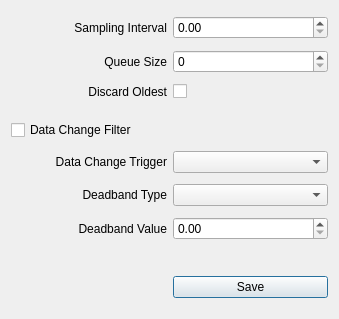
<?xml version="1.0" encoding="UTF-8"?>
<ui version="4.0">
 <class>MiOptionsDialog</class>
 <widget class="QDialog" name="MiOptionsDialog">
  <property name="geometry">
   <rect>
    <x>0</x>
    <y>0</y>
    <width>339</width>
    <height>319</height>
   </rect>
  </property>
  <property name="windowTitle">
   <string>Monitored Items Options</string>
  </property>
  <property name="windowIcon">
   <iconset>
    <normaloff>icons/property.svg</normaloff>icons/property.svg</iconset>
  </property>
  <layout class="QGridLayout" name="gridLayout">
   <item row="0" column="2">
    <widget class="QDoubleSpinBox" name="samplingInterval">
     <property name="maximum">
      <double>9999.000000000000000</double>
     </property>
     <property name="singleStep">
      <double>100.000000000000000</double>
     </property>
    </widget>
   </item>
   <item row="1" column="1">
    <widget class="QLabel" name="label_2">
     <property name="text">
      <string>Queue Size</string>
     </property>
     <property name="alignment">
      <set>Qt::AlignRight|Qt::AlignTrailing|Qt::AlignVCenter</set>
     </property>
    </widget>
   </item>
   <item row="7" column="2">
    <widget class="QDoubleSpinBox" name="deadbandValue">
     <property name="maximum">
      <double>9999.000000000000000</double>
     </property>
    </widget>
   </item>
   <item row="2" column="1">
    <widget class="QLabel" name="label_3">
     <property name="text">
      <string>Discard Oldest</string>
     </property>
     <property name="alignment">
      <set>Qt::AlignRight|Qt::AlignTrailing|Qt::AlignVCenter</set>
     </property>
    </widget>
   </item>
   <item row="9" column="2">
    <widget class="QPushButton" name="saveButton">
     <property name="text">
      <string>Save</string>
     </property>
    </widget>
   </item>
   <item row="6" column="2">
    <widget class="QComboBox" name="deadbandType"/>
   </item>
   <item row="8" column="1" colspan="2">
    <spacer name="verticalSpacer">
     <property name="orientation">
      <enum>Qt::Vertical</enum>
     </property>
     <property name="sizeType">
      <enum>QSizePolicy::Fixed</enum>
     </property>
     <property name="sizeHint" stdset="0">
      <size>
       <width>20</width>
       <height>25</height>
      </size>
     </property>
    </spacer>
   </item>
   <item row="6" column="1">
    <widget class="QLabel" name="label_5">
     <property name="text">
      <string>Deadband Type</string>
     </property>
     <property name="alignment">
      <set>Qt::AlignRight|Qt::AlignTrailing|Qt::AlignVCenter</set>
     </property>
    </widget>
   </item>
   <item row="5" column="2">
    <widget class="QComboBox" name="dataChangeTrigger"/>
   </item>
   <item row="1" column="2">
    <widget class="QSpinBox" name="queueSize">
     <property name="maximum">
      <number>100</number>
     </property>
    </widget>
   </item>
   <item row="7" column="1">
    <widget class="QLabel" name="label_6">
     <property name="text">
      <string>Deadband Value</string>
     </property>
     <property name="alignment">
      <set>Qt::AlignRight|Qt::AlignTrailing|Qt::AlignVCenter</set>
     </property>
    </widget>
   </item>
   <item row="2" column="2">
    <widget class="QCheckBox" name="discardOldest"/>
   </item>
   <item row="5" column="1">
    <widget class="QLabel" name="label_4">
     <property name="text">
      <string>Data Change Trigger</string>
     </property>
     <property name="alignment">
      <set>Qt::AlignRight|Qt::AlignTrailing|Qt::AlignVCenter</set>
     </property>
    </widget>
   </item>
   <item row="0" column="1">
    <widget class="QLabel" name="label">
     <property name="text">
      <string>Sampling Interval</string>
     </property>
     <property name="alignment">
      <set>Qt::AlignRight|Qt::AlignTrailing|Qt::AlignVCenter</set>
     </property>
    </widget>
   </item>
   <item row="4" column="1">
    <widget class="QCheckBox" name="dataChangeFilter">
     <property name="text">
      <string>Data Change Filter</string>
     </property>
    </widget>
   </item>
   <item row="3" column="1" colspan="2">
    <spacer name="verticalSpacer_2">
     <property name="orientation">
      <enum>Qt::Vertical</enum>
     </property>
     <property name="sizeType">
      <enum>QSizePolicy::Fixed</enum>
     </property>
     <property name="sizeHint" stdset="0">
      <size>
       <width>20</width>
       <height>10</height>
      </size>
     </property>
    </spacer>
   </item>
  </layout>
 </widget>
 <layoutdefault spacing="6" margin="11"/>
 <resources/>
 <connections/>
</ui>
